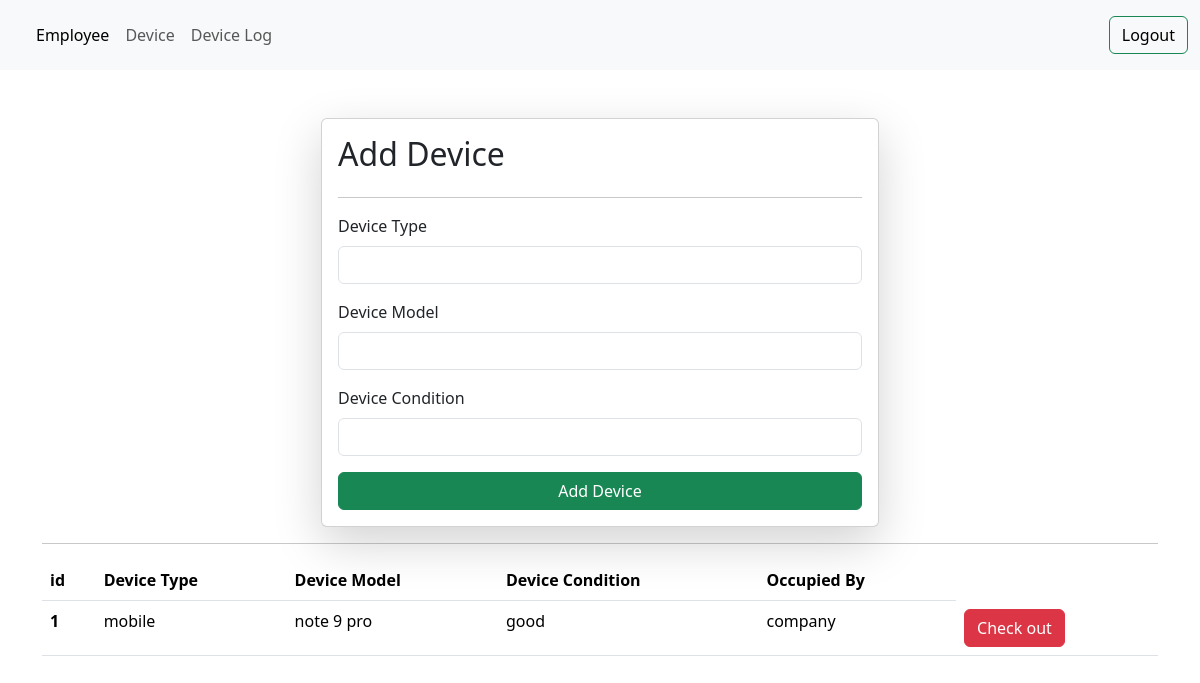
The app's page /device/ (signed in) with its own data.
### assetManagement/models.py (models this page shows)
class Device(models.Model):
    device_id = models.IntegerField()
    device_model = models.CharField(max_length=50,null=True,blank=True)
    device_type = models.CharField(max_length=50)
    device_condition = models.CharField(max_length=20)
    device_comp_name = models.CharField(max_length=50)
    device_occupied_by = models.IntegerField(default=0)

### assetManagement/views.py (the view, shortened to what this page needs)
# urls.py: path('device/',device,name="device"),
@login_required(login_url='/login/')
def device(request):
    queryset = Device.objects.all().filter(device_comp_name=request.user)
    context = {'devices' : queryset}
    return render(request, 'device.html', context)

### assetManagement/templates/device.html (shortened to what this page needs)
{% extends "layout.html" %}
{% block start %}
<div class="container mt-5">
    <form class="col-6 mx-auto card p-3 shadow-lg" method="post" enctype="multipart/form-data">
        <h2>Add Device</h2>
        <hr>
        <div class="mb-3">
          <label for="exampleInputPassword1" class="form-label">Device Type</label>
          <input name="device_type" type="text" class="form-control">
        </div>
        <div class="mb-3">
            <label for="exampleInputEmail1" class="form-label">Device Model</label>
            <input name="device_model" type="text" class="form-control">
        </div>
        <div class="mb-3">
            <label for="exampleInputPassword1" class="form-label">Device Condition</label>
            <input name="device_condition" type="text" class="form-control">
        </div>
        <button type="submit" class="btn btn-success ">Add Device</button>
      </form>
      <hr>
      <table class="table">
        <thead>
          <tr>
            <th scope="col">id</th>
            <th scope="col">Device Type</th>
            <th scope="col">Device Model</th>
            <th scope="col">Device Condition</th>
            <th scope="col">Occupied By</th>
          </tr>
        </thead>
        <tbody>
        {% for device in devices %}
          <tr>
            <th scope="row">{{device.device_id}}</th>
            <td>{{device.device_type}}</td>
            <td>{{device.device_model}}</td>
            <td>{{device.device_condition}}</td>
            <td>
                {% if device.device_occupied_by %}
                {{device.device_occupied_by}}
                {% else %}
                company
                {% endif %}
            </td>
            <td>
                    {% if device.device_occupied_by %}
                    <a href="/return-back/{{device.id}}/" class="btn btn-danger">Return Back</a>
                    {% else %}
                    <a type="submit" href="/check-out/{{device.id}}/" class="btn btn-danger">Check out</a>
                    {% endif %}
            </td>
          </tr>
        {% endfor %}
        </tbody>
      </table>
</div>
{% endblock %}

### records on screen
Device: device_id "1", device_type "mobile", device_model "note 9 pro", device_condition "good", device_occupied_by "company"
